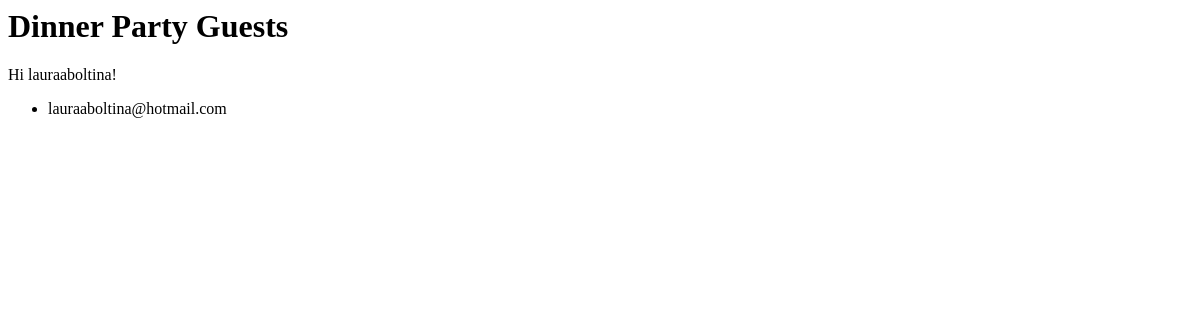
Before: /landing_page (signed in) with the older database file.
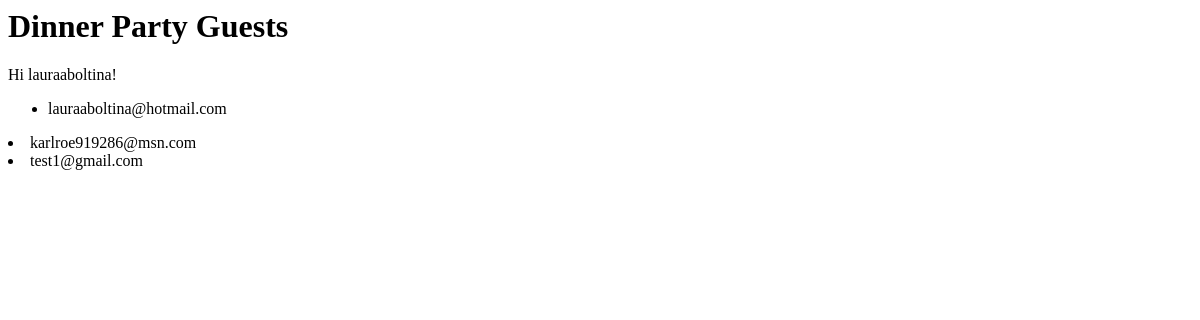
After: the same page with the newer database file.
### app.py (models this page shows, shortened)
class User(UserMixin, db.Model):
    id = db.Column(db.Integer, primary_key=True)
    username = db.Column(db.String(64), index=True, unique=True)
    email = db.Column(db.String(120), index=True, unique=True)
    password_hash = db.Column(db.String(128))
    joined_at = db.Column(db.DateTime(), default=datetime.utcnow, index = True)

### app.py (the view)
@app.route('/landing_page')
def landing():
  current_users = User.query.all()
  return render_template('landing_page.html', current_users = current_users)

### app.py (called while the page is built)
@login_manager.user_loader
def load_user(user_id):
    return User.query.get(int(user_id))

### templates/landing_page.html (shortened to what this page needs)
<head>
  <h1>Dinner Party Guests</h1>
</head>
    {% if current_user.is_authenticated %}
      Hi {{ current_user.username }}!
    {% endif %}
    <ul>
    {% for user in current_users %}
      <li>{{ user.email }}</li>
    </ul>
    {% endfor %}

Changed rows visible on the page:
added User: email "karlroe919286@msn.com"
added User: email "test1@gmail.com"
